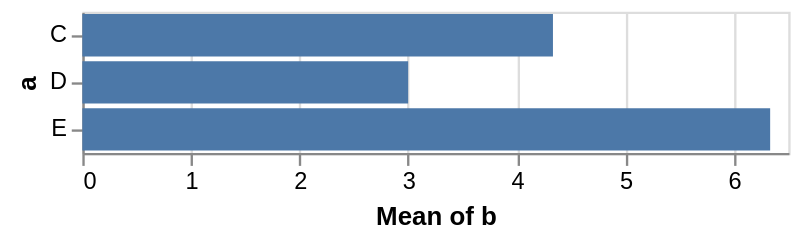

Source (Vega-Lite JSON):
### Vega-Lite specification from a JSON file in a GitHub repository (floating-point values rounded to 4 significant figures)
{"$schema": "https://vega.github.io/schema/vega-lite/v6.json", "data": {"values": [{"a": "C", "b": 2}, {"a": "C", "b": 7}, {"a": "C", "b": 4}, {"a": "D", "b": 1}, {"a": "D", "b": 2}, {"a": "D", "b": 6}, {"a": "E", "b": 8}, {"a": "E", "b": 4}, {"a": "E", "b": 7}]}, "mark": "bar", "encoding": {"y": {"field": "a", "type": "nominal"}, "x": {"aggregate": "average", "field": "b", "type": "quantitative", "title": "Mean of b"}}}
